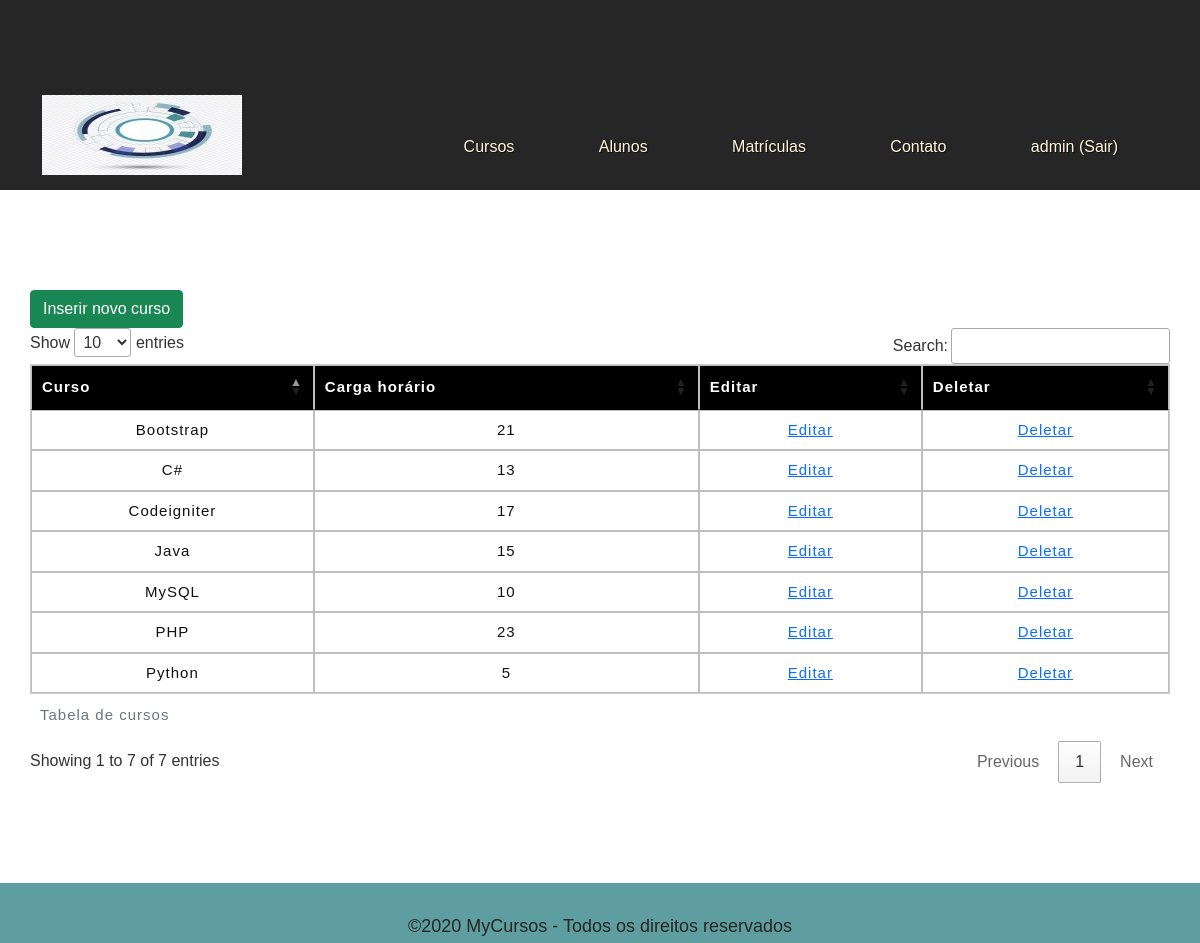
/index.php (signed in), run on the app's committed database.
### tables this page shows
CREATE TABLE `cursos` (
  `id_curso` int(11) NOT NULL AUTO_INCREMENT,
  `nome_curso` varchar(100) NOT NULL,
  `carga_horaria` int(11) NOT NULL,
  PRIMARY KEY (`id_curso`)
);

### views/cursos.php (the view)
<a class="btn btn-success" href="?pagina=inserir_curso">Inserir novo curso</a>
<table style="border:1px solid #cccccc; width: 100%" id="cursos">
    <caption>Tabela de cursos</caption>
    <thead>
        <tr>
                <th>Curso</th>
                <th>Carga horário</th>
                <th>Editar</th>
                <th>Deletar</th>
        </tr>
    </thead>
    <tbody>
    <?php
    $servidor = 'localhost';
    $user = 'root';
    $senha = 'colin122';
    $db = 'escola_curso';
    $connection = mysqli_connect($servidor, $user, $senha, $db);
    $query = "SELECT * FROM cursos";
    $consulta_cursos = mysqli_query($connection, $query);
    while($linha = mysqli_fetch_array($consulta_cursos)){
            echo '<tr><td>'.$linha['nome_curso'].'</td>';
            echo '<td>'. $linha['carga_horaria'].'</td>';
    ?>
        <td><a href="?pagina=inserir_curso&editar=<?php echo $linha['id_curso']; ?>">Editar</a></td>
        <td><a href="deleta_curso.php?id_curso=<?php echo $linha['id_curso']; ?>">Deletar</a></td></tr>
    <?php
    }
    ?>
    </tbody>
</table>

### header.php (shortened to what this page needs)
<!DOCTYPE html>
<html lang="pt-br">
<head>
    <link rel="stylesheet" href="css/bootstrap.min.css">
    <link rel="stylesheet" href="//cdn.datatables.net/1.10.23/css/jquery.dataTables.min.css">
    <link rel="stylesheet" href="css/estilo.css">
</head>
<body>
    <header>
        <div class="container">
            <a href="?pagina=home"> <img src="img/logo.jpg" title="Logo" alt="Logo"></a>
            <div id="menu">
                <a href="?pagina=cursos">Cursos</a>
                <a href="?pagina=alunos">Alunos</a>
                <a href="?pagina=matriculas">Matrículas</a>
                <a href="?pagina=contato">Contato</a>
                <?php if(isset($_SESSION['login'])){?>
                <a href="logout.php"><?php echo $_SESSION['usuario']; ?> (Sair) <?php }?></a>
            </div>
        </div>
    </header>
    <div id="conteudo" class="container">
</body>
</html>

### index.php (shortened to what this page needs)
<?php
include 'header.php';
if(isset($_SESSION['login'])){
    if(isset($_GET['pagina'])){
        $pagina = $_GET['pagina'];
    }
    else{
        $pagina = 'cursos';
    }
}else{
    $pagina = 'home';
}
switch($pagina){
    case 'cursos': include 'views/cursos.php'; break;
}
include 'footer.php';

### footer.php (shortened to what this page needs)
<footer>
    <div class="container">
        ©2020 MyCursos - Todos os direitos reservados
    </div>
</footer>
</body>
</html>

### css/estilo.css (style rules this page uses)
* { margin: 0; padding: 0; }
body { font-family: helvetica, arial, serif; font-size: 16px; color:#333; }
header { height: 40px; background-color: #262626; padding: 95px 0 }
footer { height: 50px; background-color: cadetblue; padding: 30px 0; color: #262626; text-align: center; font-size: 18px; }
td,th { text-align: center; border: 1px solid rgb(190, 190, 190); padding: 5px }
th { background-color: black; color: white }
table { border-collapse: collapse; border: 10px solid #ffff; letter-spacing: 1px; font-family: sans-serif; font-size: 15px; color: #111111; }
caption { caption-side: bottom; padding: 10px; font-style: normal }
#conteudo { background-color: white; padding: 100px 0 }
#menu { float: right; padding: 40px 0 }
#menu a { text-decoration: none; padding: 20px 40px; color: cornsilk; text-shadow: 1px 1px 1px #111 }

### data on the page
cursos: nome_curso "Codeigniter", carga_horaria "17"
cursos: nome_curso "Python", carga_horaria "5"
cursos: nome_curso "MySQL", carga_horaria "10"
cursos: nome_curso "PHP", carga_horaria "23"
cursos: nome_curso "C#", carga_horaria "13"
cursos: nome_curso "Java", carga_horaria "15"
cursos: nome_curso "Bootstrap", carga_horaria "21"

### other printed values
$_SESSION['usuario'] "admin"
